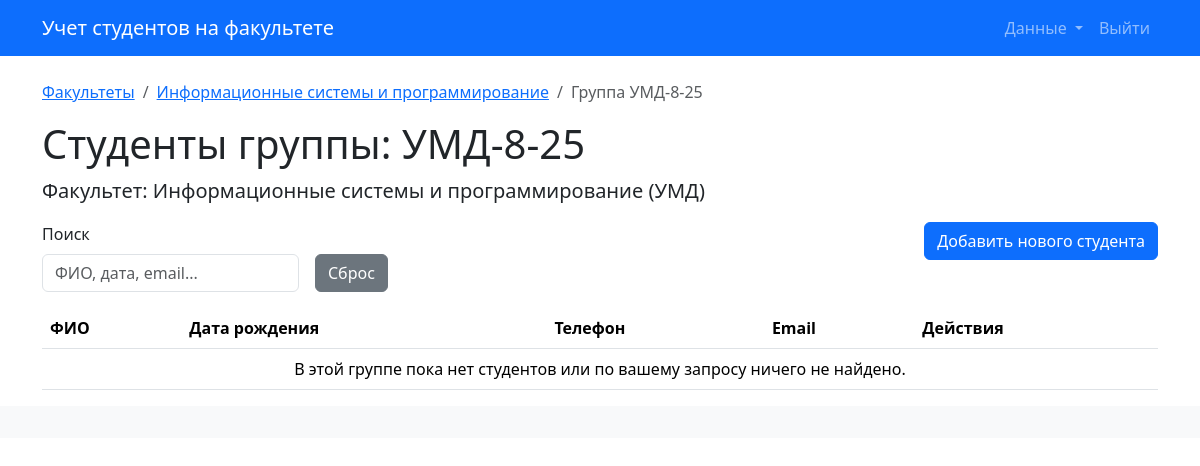
Before: /groups/8/students/ with the older database file.
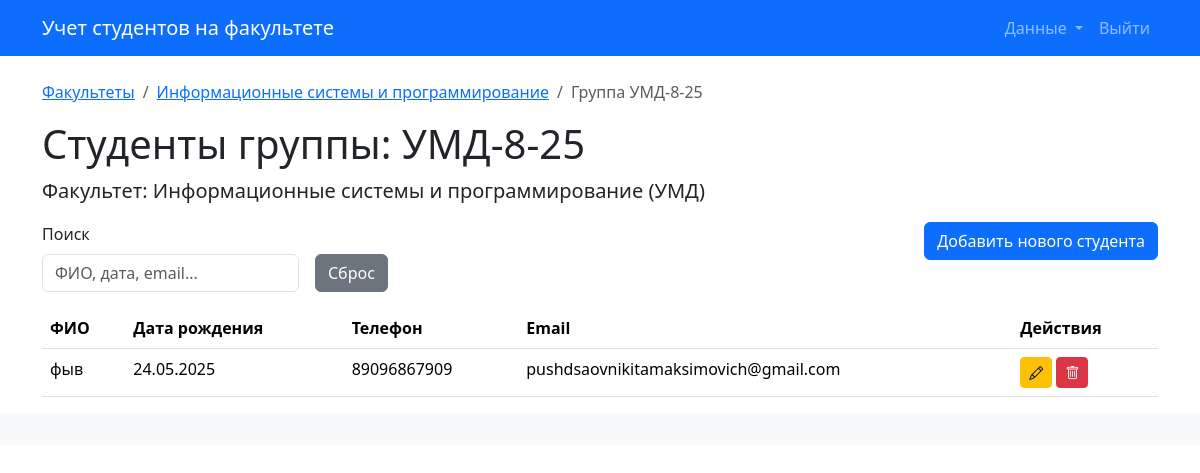
After: the same page with the newer database file.
### app/models.py (models this page shows)
class Faculty(db.Model):
    id = db.Column(db.Integer, primary_key=True)
    name = db.Column(db.String(128), nullable=False)
    short_name = db.Column(db.String(32), nullable=False)
    description = db.Column(db.Text)
    groups = db.relationship('Group', backref='faculty', cascade='all, delete-orphan')

class Group(db.Model):
    id = db.Column(db.Integer, primary_key=True)
    year = db.Column(db.Integer, nullable=False)
    duration = db.Column(db.Integer, nullable=False)
    name = db.Column(db.String(64), nullable=False)
    course = db.Column(db.Integer, nullable=False)
    status = db.Column(db.String(32))
    faculty_id = db.Column(db.Integer, db.ForeignKey('faculty.id'), nullable=False)
    students = db.relationship('Student', backref='group', cascade='all, delete-orphan')

class Student(db.Model):
    id = db.Column(db.Integer, primary_key=True)
    full_name = db.Column(db.String(100), nullable=False)
    date_of_birth = db.Column(db.Date, nullable=False)
    phone_number = db.Column(db.String(32), nullable=False)
    email = db.Column(db.String(128), nullable=False, unique=True)
    group_id = db.Column(db.Integer, db.ForeignKey('group.id'), nullable=False)

### app/routes/students.py (the view, shortened to what this page needs)
@group_students_bp.route('/')
def list_students_in_group(group_id):
    group = Group.query.get_or_404(group_id)
    search_query = request.args.get('search_query', '').strip()
    sort_column_for_template = request.args.get('sort_by')
    current_sort_order = request.args.get('order', 'asc')
    students_from_db = Student.query.filter_by(group_id=group.id).all()
    processed_students = []
    for student_obj in students_from_db:
        processed_students.append({
            'id': student_obj.id,
            'full_name': student_obj.full_name,
            'date_of_birth': student_obj.date_of_birth, # Оставляем как объект date для сортировки
            'date_of_birth_str': student_obj.date_of_birth.strftime('%d.%m.%Y') if student_obj.date_of_birth else '-', # Строка для отображения и поиска
            'phone_number': student_obj.phone_number,
            'email': student_obj.email,
        })
    actual_sort_column_for_data = sort_column_for_template if sort_column_for_template else 'full_name'
    valid_sort_columns = ['full_name', 'date_of_birth', 'phone_number', 'email']
    if processed_students: # Только если есть что сортировать
        if actual_sort_column_for_data != 'default' and actual_sort_column_for_data in valid_sort_columns:
            processed_students.sort(key=lambda x: get_student_sort_key(x, actual_sort_column_for_data), reverse=(current_sort_order == 'desc'))
        else: # Сортировка по умолчанию (full_name asc)
            processed_students.sort(key=lambda x: get_student_sort_key(x, 'full_name')) # Явно указываем full_name
    return render_template('students/list.html',
                           students=processed_students,
                           group=group,
                           faculty=group.faculty, # Передаем факультет для хлебных крошек
                           search_query=search_query,
                           sort_by=sort_column_for_template, # Передаем None или значение из URL
                           order=current_sort_order)

### app/routes/students.py (called while the page is built)
def get_student_sort_key(item, column):
    val = item.get(column) # item - это словарь
    if isinstance(val, (int, float)):
        return val
    if isinstance(val, datetime):
        return val # Даты можно сравнивать напрямую
    if isinstance(val, str):
        return val.lower()
    return str(val).lower() # Для None или других типов, приводим к строке

### app/templates/students/list.html (shortened to what this page needs)
{% extends "base.html" %}
{% block content %}
    <nav aria-label="breadcrumb">
        <ol class="breadcrumb">
            <li class="breadcrumb-item"><a href="{{ url_for('faculties.list_faculties') }}">Факультеты</a></li>
            <li class="breadcrumb-item"><a href="{{ url_for('faculty_groups.list_groups', faculty_id=group.faculty.id) }}">{{ group.faculty.name }}</a></li>
            <li class="breadcrumb-item active" aria-current="page">Группа {{ group.name }}</li>
        </ol>
    </nav>
    <h1>Студенты группы: {{ group.name }}</h1>
    <p class="lead">Факультет: {{ group.faculty.name }} ({{ group.faculty.short_name }})</p>
    <div class="row mb-3">
        <div class="col-md-8">
            <form method="GET" action="{{ url_for('group_students.list_students_in_group', group_id=group.id) }}" class="row g-3 align-items-end" id="filterSortFormStudents">
                <div class="col-auto">
                    <label for="search_query_student" class="form-label">Поиск</label>
                    <input type="text" name="search_query" id="search_query_student" class="form-control" placeholder="ФИО, дата, email..." value="{{ search_query }}" onchange="this.form.submit()">
                </div>
                <div class="col-auto">
                    <a href="{{ url_for('group_students.list_students_in_group', group_id=group.id) }}" class="btn btn-secondary">Сброс</a>
                </div>
            </form>
        </div>
        <div class="col-md-4 text-end">
            <a href="{{ url_for('group_students.create_student_in_group', group_id=group.id) }}" class="btn btn-primary">Добавить нового студента</a>
        </div>
    </div>
    <table class="table table-hover">
        <thead>
            <tr>
                <th scope="col" class="sortable-header-student {% if sort_by and sort_by == 'full_name' %}active-sort-{{ order }}{% endif %}" data-sort="full_name">
                    ФИО {% if sort_by and sort_by == 'full_name' %}{% if order == 'asc' %}▲{% else %}▼{% endif %}{% endif %}
                </th>
                <th scope="col" class="sortable-header-student {% if sort_by and sort_by == 'date_of_birth' %}active-sort-{{ order }}{% endif %}" data-sort="date_of_birth">
                    Дата рождения {% if sort_by and sort_by == 'date_of_birth' %}{% if order == 'asc' %}▲{% else %}▼{% endif %}{% endif %}
                </th>
                <th scope="col" class="sortable-header-student {% if sort_by and sort_by == 'phone_number' %}active-sort-{{ order }}{% endif %}" data-sort="phone_number">
                    Телефон {% if sort_by and sort_by == 'phone_number' %}{% if order == 'asc' %}▲{% else %}▼{% endif %}{% endif %}
                </th>
                <th scope="col" class="sortable-header-student {% if sort_by and sort_by == 'email' %}active-sort-{{ order }}{% endif %}" data-sort="email">
                    Email {% if sort_by and sort_by == 'email' %}{% if order == 'asc' %}▲{% else %}▼{% endif %}{% endif %}
                </th>
                <th scope="col">Действия</th>
            </tr>
        </thead>
        <tbody>
            {% for student_item in students %}
            <tr>
                <td>{{ student_item.full_name }}</td>
                <td>{{ student_item.date_of_birth_str }}</td>
                <td>{{ student_item.phone_number }}</td>
                <td>{{ student_item.email }}</td>
                <td>
                    <a href="{{ url_for('students.edit_student', student_id=student_item.id) }}" class="btn btn-sm btn-warning" title="Редактировать">
                        <i class="bi bi-pencil"></i>
                    </a>
                    <button type="button" class="btn btn-sm btn-danger delete-student-btn"
                            data-bs-toggle="modal"
                            data-bs-target="#confirmDeleteStudentModal"
                            data-student-id="{{ student_item.id }}"
                            data-student-name="{{ student_item.full_name }}"
                            title="Удалить">
                        <i class="bi bi-trash"></i>
                    </button>
                </td>
            </tr>
            {% else %}
            <tr>
                <td colspan="5" class="text-center">В этой группе пока нет студентов или по вашему запросу ничего не найдено.</td>
            </tr>
            {% endfor %}
        </tbody>
    </table>
{% endblock %}

### app/templates/base.html (shortened to what this page needs)
<!DOCTYPE html>
<html lang="ru">
<head>
    <link href="https://cdn.jsdelivr.net/npm/bootstrap@5.3.2/dist/css/bootstrap.min.css" rel="stylesheet">
    <link rel="stylesheet" href="https://cdn.jsdelivr.net/npm/bootstrap-icons@1.10.0/font/bootstrap-icons.css">
</head>
<body>
    <header class="navbar navbar-expand-lg navbar-dark bg-primary mb-4">
        <div class="container">
            <a class="navbar-brand" href="{{ url_for('faculties.list_faculties') }}">Учет студентов на факультете</a>
            <div class="collapse navbar-collapse" id="navbarNav">
                <ul class="navbar-nav ms-auto">
                    <li class="nav-item dropdown">
                        <a class="nav-link dropdown-toggle" href="#" id="navbarDropdownImportExport" role="button" data-bs-toggle="dropdown" aria-expanded="false">
                            Данные
                        </a>
                    </li>
                    <li class="nav-item">
                        <a class="nav-link" href="{{ url_for('main.welcome') }}">Выйти</a>
                    </li>
                </ul>
            </div>
        </div>
    </header>
    <main class="container">
        {% block content %}{% endblock %}
    </main>
    <footer class="mt-auto py-3 bg-light text-center">
    </footer>
</body>
</html>

### app/templates/students/list.html (style rules this page uses)
.sortable-header-student { text-decoration: none; color: inherit; cursor: pointer; }

Changed rows visible on the page:
added Student: full_name "фыв", date_of_birth_str "24.05.2025", phone_number "89096867909", email "pushdsaovnikitamaksimovich@gmail.com"
Other visible differences:
text no longer shown: "В этой группе пока нет студентов или по вашему запросу ничего не найдено."
